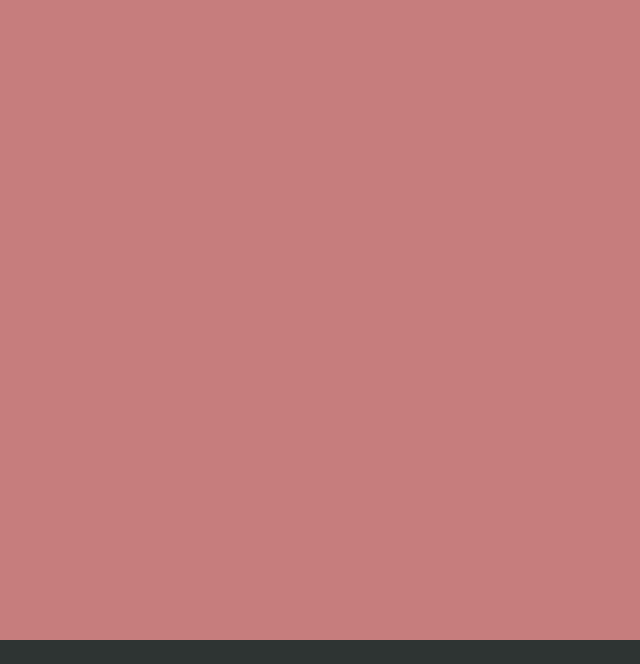
Frame 1 (no input)
Frame 60 (the mouse pressed at the canvas centre just before this capture): identical to frame 1, image omitted
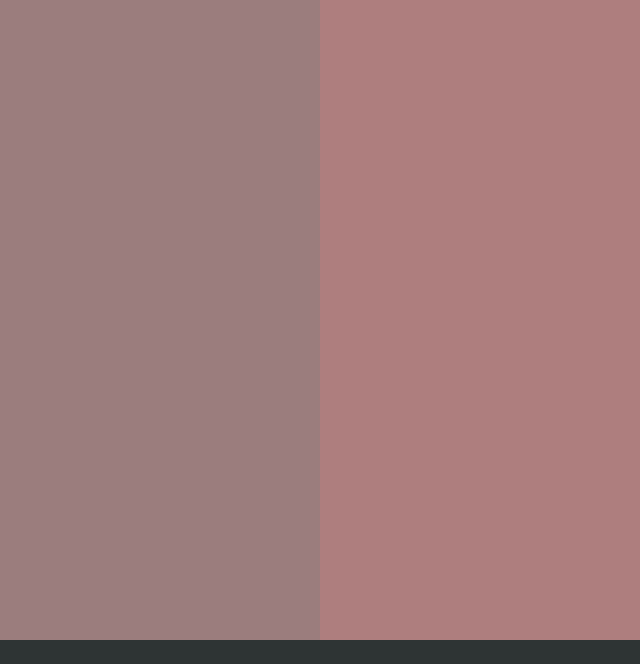
Frame 120 (the mouse held since frame 60 and released just before this capture)

The Processing sketch that drew these frames (run headless with seeded random() and noise(); from frame 60 on, the mouse is pressed at the canvas centre):

// Processing sketch: processing_119743
// ── processing_119743.pde

ArrayList<Block> blocks;
Color colors; 
Derivative derivatives;

float tileSize;
int maxComplexity; 
int tileNumWidth;
int tileNumHeight;


void setup() {
  size(640, 664);
  frameRate(30);
  noStroke();
  restart();
}

void restart() {
  maxComplexity = 7;
  tileNumWidth = int(pow(2, maxComplexity));
  tileNumHeight = int(pow(2, maxComplexity));
  println(tileNumWidth + " " + tileNumHeight);
  tileSize = width/tileNumWidth; 
  derivatives = new Derivative();
  blocks = new ArrayList<Block>();
  colors = new Color();
  blocks.add(new Block(0, 0, 7, "Adam"));
  println(blocks);
}


void draw() {
  drawBackground();
  drawBlocks();
  mouseOver();
}

void drawBackground() {
  background(colors.bg);
  
}


void drawBlocks() {
  for(int i = 0; i < blocks.size(); i++) {
    Block block = blocks.get(i);
    block.colorBlock();
    block.drawBlock();
  }
}

void mouseOver() {
  drawText("");
  for(int i = 0; i < blocks.size(); i++) {
    Block block = blocks.get(i);
    if(mouseX > block.horDistance && mouseX < block.horDistance + block.sizeDistance && mouseY > block.verDistance && mouseY < block.verDistance + block.sizeDistance) {
        block.hover = true;
        drawText(block.name);
    }
    else {
      block.hover = false;
    }
  }
}

void drawText(String Name) {
  textAlign(CENTER);
  fill(colors.text);
  textSize(12);
  String period;
  if(Name == "") {
    period = "";
  }
  else {
    period = "."; 
  }
  text(Name + period, width/2, height - 8);
}




void keyPressed() {
  if(key == ' ') {
    restart();
  }
}
  
void mousePressed() {
  for(int i = 0; i < blocks.size(); i++) {
    Block block = blocks.get(i);
    if(mouseX > block.horDistance && mouseX < block.horDistance + block.sizeDistance && mouseY > block.verDistance && mouseY < block.verDistance + block.sizeDistance) {
      if(block.size > 1) {
        blocks.add(new Block(block.hor, block.ver, block.size - 1, derivatives.derive(block.name, 1)));
        blocks.add(new Block(int(block.hor + pow(2, block.size-1)), block.ver, block.size - 1, derivatives.derive(block.name, 2)));
        blocks.add(new Block(block.hor, int(block.ver + pow(2, block.size-1)), block.size - 1, derivatives.derive(block.name, 3)));
        blocks.add(new Block(int(block.hor + pow(2, block.size-1)), int(block.ver + pow(2, block.size-1)), block.size - 1, derivatives.derive(block.name, 4)));
        blocks.remove(i);
      }
    }
  }
}
class Block {
  
  int hor; //
  int ver;
  int size; //this is the 'block' size, goes from 5-1, 5 is largest 
  float sizeDistance;
  float horDistance;
  float verDistance;
  color Color;
  boolean active;
  boolean hover;
  String name;
  
  
  Block (int X, int Y, int L, String N) {
    hor = X;
    ver = Y;
    size = L;
    horDistance = X * tileSize;
    verDistance = Y * tileSize;
    sizeDistance = pow(2, size) * tileSize;
    active = true;
    hover = false;
    int colorVal = floor(random(colors.blocks.length/maxComplexity * (size-1), colors.blocks.length/maxComplexity * size));
    Color = colors.blocks[colorVal];
    name = N;
    
    
  }
  
  void drawBlock() {
    rect(horDistance, verDistance, sizeDistance, sizeDistance);
  }
  
  void colorBlock() {
    if(hover) {
      fill(colors.highlight);
    }
    else {
      fill(Color);
    }
  }
  
}
class Color {
  
  
  
  color[] blocks = new color[40];
  color bg = #2E3433;
  color text = #FFFFFF;
  color highlight = #FCCB17;
  
  
  Color() {
    
    for(int u = 0; u < blocks.length; u++) {
      blocks[u] = color(floor(u*(255/blocks.length)), 125, 125);
    }
  }
}
class Derivative {
  
  String[] name = {"Adam", "Body"};
  String[][] nameDerivative = {{"Body", "Mind", "Soul", "Time"}, {"Leg", "Arm", "Arm", "Head"}};
  
  
  Derivative() {
    
  }
  
  String derive(String Name, int Number) {
    String string = "";
    for(int i = 0; i < name.length; i++) {
      if(name[i] == Name) {
        string = nameDerivative[i][Number-1];
      }
    }
    return string;
  }
  
}
